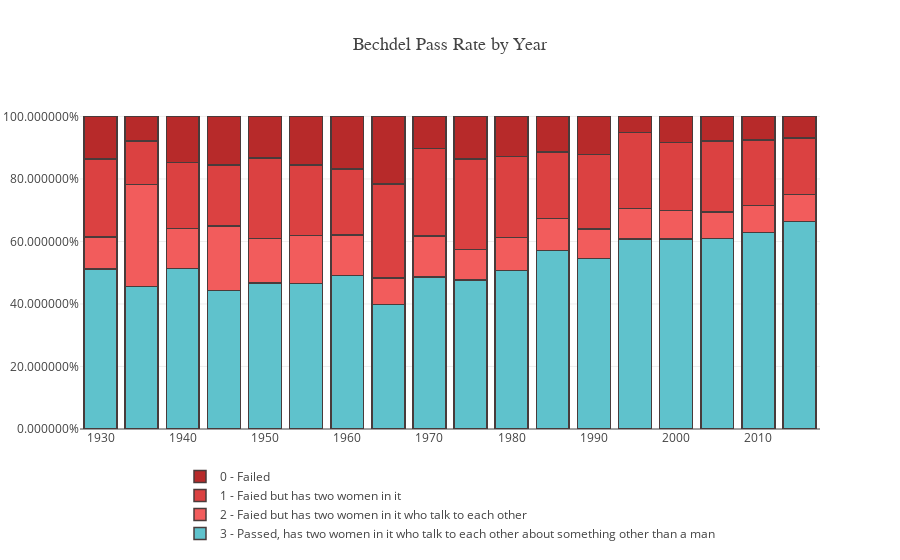

The cell this chart's notebook holds for it:
### Code cell
# Create traces
trace0 = go.Bar(
    x = movies_pct_0['5_year'],
    y = movies_pct_0.percent,
    name = '0 - Failed',
    marker=dict(
        color='rgb(183, 42, 42)',
        line=dict(
            color='rgb(73, 59, 59)',
            width=1.5),
        ),
)
trace1 = go.Bar(
    x = movies_pct_1['5_year'],
    y = movies_pct_1.percent,
    name = '1 - Faied but has two women in it',
    marker=dict(
        color='rgb(219, 65, 65)',
        line=dict(
            color='rgb(73, 59, 59)',
            width=1.5),
        ),
)
trace2 = go.Bar(
    x = movies_pct_2['5_year'],
    y = movies_pct_2.percent,
    name = '2 - Faied but has two women in it who talk to each other',
    marker=dict(
        color='rgb(242, 92, 92)',
        line=dict(
            color='rgb(73, 59, 59)',
            width=1.5),
        ),
)
trace3 = go.Bar(
    x = movies_pct_3['5_year'],
    y = movies_pct_3.percent,
    name = '3 - Passed, has two women in it who talk to each other about something other than a man',
    marker=dict(
        color='rgb(95, 194, 204)',
        line=dict(
            color='rgb(73, 59, 59)',
            width=1.5),
        ),
)
data = [trace3, trace2, trace1, trace0]
layout = go.Layout(title='Bechdel Pass Rate by Year', barmode='stack', 
                   titlefont=dict(size =18, family='Oswald, sans-serif'),
                   yaxis=dict(tickformat="%"), 
                   legend = dict(orientation = "h",xanchor = "center",x = 0.5))
fig = go.Figure(data=data, layout=layout)

plotly.offline.iplot(fig)
#plotly.offline.plot(fig, filename='ratings_by_year.html', auto_open = False)

### Figure 1 — Plotly figure (JSON) as saved in the notebook; plotly's stock layout.template omitted (floating-point values rounded to 4 significant figures)
{"data": [{"marker": {"color": "rgb(95, 194, 204)", "line": {"color": "rgb(73, 59, 59)", "width": 1.5}}, "name": "3 - Passed, has two women in it who talk to each other about something other than a man", "type": "bar", "x": [1930, 1935, 1940, 1945, 1950, 1955, 1960, 1965, 1970, 1975, 1980, 1985, 1990, 1995, 2000, 2005, 2010, 2015], "y": [0.5114, 0.4554, 0.5138, 0.4433, 0.4667, 0.4648, 0.4907, 0.3987, 0.4857, 0.4774, 0.5064, 0.571, 0.5457, 0.6076, 0.6084, 0.6088, 0.6285, 0.6645]}, {"marker": {"color": "rgb(242, 92, 92)", "line": {"color": "rgb(73, 59, 59)", "width": 1.5}}, "name": "2 - Faied but has two women in it who talk to each other", "type": "bar", "x": [1930, 1935, 1940, 1945, 1950, 1955, 1960, 1965, 1970, 1975, 1980, 1985, 1990, 1995, 2000, 2005, 2010, 2015], "y": [0.1023, 0.3267, 0.1284, 0.2062, 0.1429, 0.1549, 0.1304, 0.08497, 0.1314, 0.09677, 0.1064, 0.1019, 0.09383, 0.09811, 0.09046, 0.08484, 0.08717, 0.08579]}, {"marker": {"color": "rgb(219, 65, 65)", "line": {"color": "rgb(73, 59, 59)", "width": 1.5}}, "name": "1 - Faied but has two women in it", "type": "bar", "x": [1930, 1935, 1940, 1945, 1950, 1955, 1960, 1965, 1970, 1975, 1980, 1985, 1990, 1995, 2000, 2005, 2010, 2015], "y": [0.25, 0.1386, 0.211, 0.1959, 0.2571, 0.2254, 0.2112, 0.3007, 0.28, 0.2903, 0.2596, 0.213, 0.2395, 0.2427, 0.2181, 0.2286, 0.2082, 0.1805]}, {"marker": {"color": "rgb(183, 42, 42)", "line": {"color": "rgb(73, 59, 59)", "width": 1.5}}, "name": "0 - Failed", "type": "bar", "x": [1930, 1935, 1940, 1945, 1950, 1955, 1960, 1965, 1970, 1975, 1980, 1985, 1990, 1995, 2000, 2005, 2010, 2015], "y": [0.1364, 0.07921, 0.1468, 0.1546, 0.1333, 0.1549, 0.1677, 0.2157, 0.1029, 0.1355, 0.1277, 0.1142, 0.121, 0.05164, 0.08302, 0.07777, 0.07607, 0.06914]}], "layout": {"barmode": "stack", "legend": {"orientation": "h", "x": 0.5, "xanchor": "center"}, "title": "Bechdel Pass Rate by Year", "titlefont": {"family": "Oswald, sans-serif", "size": 18}, "yaxis": {"tickformat": "%"}}}
